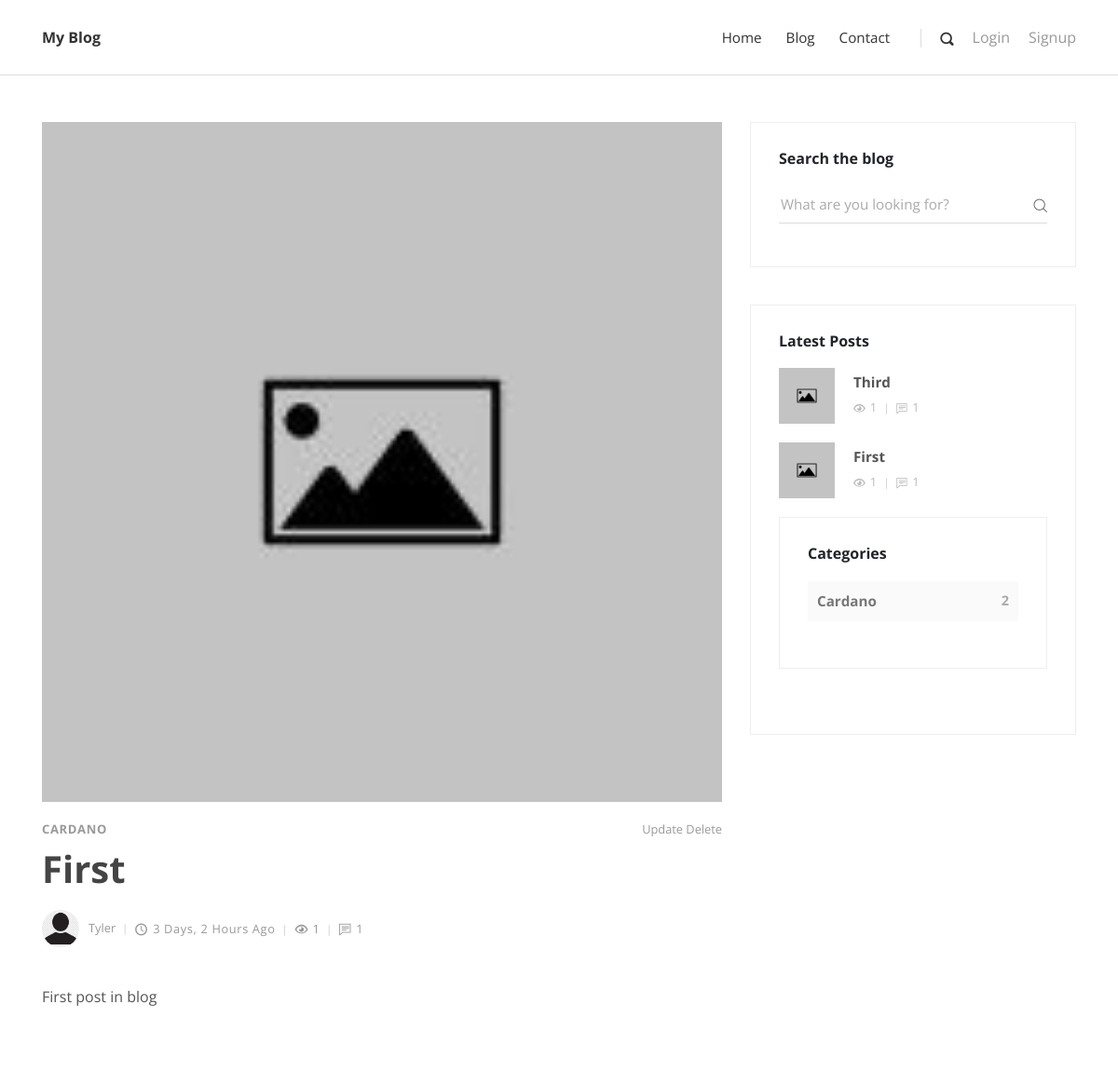
/post/1/ (upper part), run on an earlier commit of the app's database.
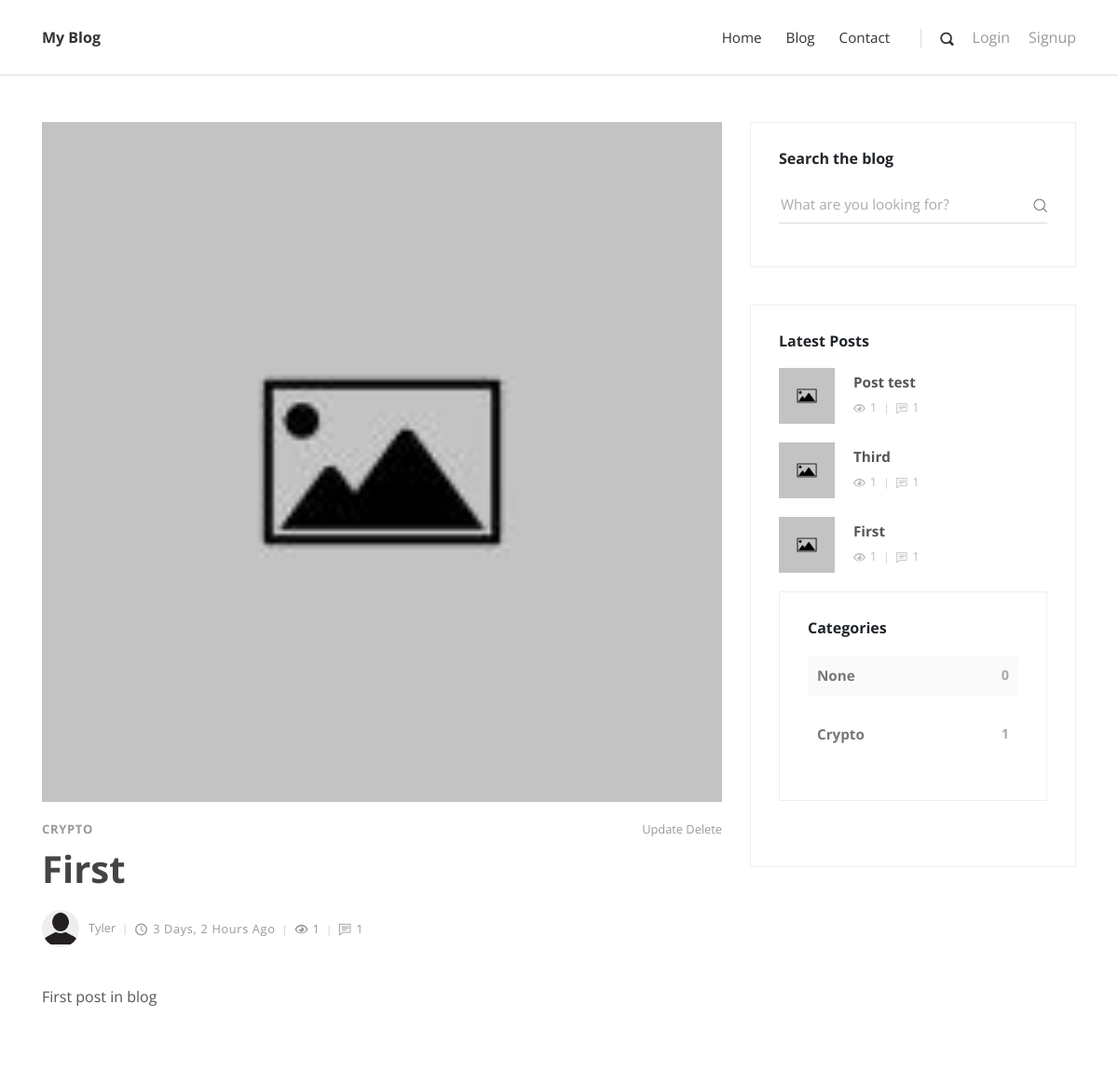
And on a later commit of the database.
### posts/models.py (models this page shows, shortened)
class Category(models.Model):
    title = models.CharField(max_length=20)
    def __str__(self):
        return self.title

class Post(models.Model):
    title = models.CharField(max_length=100)
    overview = models.TextField()
    timestamp = models.DateTimeField(auto_now_add=True)
    content = RichTextUploadingField(blank=True, null=True, config_name='default', external_plugin_resources=[(
        'youtube',
        '/static_in_env/vendor/ckeditor_plugins/youtube/youtube/',
        'plugin.js',
    )])
    author = models.ForeignKey(Author, on_delete=models.CASCADE)
    thumbnail = models.ImageField(default='thumbnail.jpg')
    categories = models.ManyToManyField(Category)
    featured = models.BooleanField(default=False)
    previous_post = models.ForeignKey('self', related_name='previous', on_delete=models.SET_NULL, blank=True, null=True)
    next_post = models.ForeignKey('self', related_name='next', on_delete=models.SET_NULL, blank=True, null=True)
    def get_absolute_url(self):
        return reverse('post_detail', kwargs={'id': self.id})
    @property
    def get_comments(self):
        return self.comments.all().order_by('-timestamp')
    @property
    def comment_count(self):
        return PostView.objects.filter(post=self).count()
    @property
    def view_count(self):
        return PostView.objects.filter(post=self).count()

class Author(models.Model):
    user = models.OneToOneField(User, on_delete=models.CASCADE)
    profile_picture = models.ImageField()

### posts/views.py (the view, shortened to what this page needs)
# urls.py: path('post/<id>/', post, name='post_detail'),
def post(request, id):
    category_count = get_category_count()
    most_recent = Post.objects.order_by('-timestamp')[:3]
    post = get_object_or_404(Post, id=id)
    if request.user.is_authenticated:
        PostView.objects.get_or_create(user=request.user, post=post)
    form = CommentForm(request.POST or None)
    context = {
        'form': form,
        'post': post,
        'most_recent': most_recent,
        'category_count': category_count,
    }
    return render(request, 'post.html', context)

### posts/forms.py
class CommentForm(forms.ModelForm):
    content = forms.CharField(widget=forms.Textarea(attrs={
        'class': 'form-control',
        'placeholder': 'Type your comment',
        'id': 'usercomment',
        'rows': '4'
    }))
    class Meta:
        model = Comment
        fields = ('content',)

### posts/views.py (called while the page is built)
def get_category_count():
    queryset = Post.objects.values('categories__title').annotate(Count('categories'))
    return queryset

### templates/post.html (shortened to what this page needs)
{% extends 'base.html' %}
{% load static %}
{% block content %}
<div class="container">
  <div class="row">
    <main class="post blog-post col-lg-8">
      <div class="container">
        <div class="post-single">
          <div class="post-thumbnail"><img src="{{ post.thumbnail.url }}" alt="..." class="img-fluid"></div>
          <div class="post-details">
            <div class="post-meta d-flex justify-content-between">
              <div class="category">
                  {% for cat in post.categories.all %}
                  <a href="#">{{ cat }}</a>
                  {% endfor %}
              </div>
              <div>
                  <a href="{% url 'post_update' id=post.id %}">Update</a>
                  <a href="{% url 'post_delete' id=post.id %}" onclick="ConfirmDelete()">Delete</a>
              </div>
            </div>
            <h1>{{ post.title }}<a href="#"></a></h1>
            <div class="post-footer d-flex align-items-center flex-column flex-sm-row"><a href="#" class="author d-flex align-items-center flex-wrap">
                <div class="avatar"><img src="{{ post.author.profile_picture.url }}" alt="..." class="img-fluid"></div>
                <div class="title"><span>{{ post.author.user.username }}</span></div></a>
              <div class="d-flex align-items-center flex-wrap">
                <div class="date"><i class="icon-clock"></i>{{ post.timestamp|timesince }} ago</div>
                <div class="views"><i class="icon-eye"></i>{{ post.view_count }}</div>
                <div class="comments meta-last"><i class="icon-comment"></i>{{ post.comment_count }}</div>
              </div>
            </div>
            <div class="post-body">
                {{ post.content | safe }}
            </div>
          </div>
        </div>
      </div>
    </main>
    {% include 'sidebar.html' with most_recent=most_recent category_count=category_count %}
  </div>
</div>
{% endblock content %}

### templates/sidebar.html
        <aside class="col-lg-4">
          <div class="widget search">
            <header>
              <h3 class="h6">Search the blog</h3>
            </header>
            <form action="{% url 'search' %}" class="search-form">
              <div class="form-group">
                <input type="text" name="q" placeholder="What are you looking for?">
                <button type="submit" class="submit"><i class="icon-search"></i></button>
              </div>
            </form>
          </div>
          <div class="widget latest-posts">
            <header>
              <h3 class="h6">Latest Posts</h3>
            </header>
            <div class="blog-posts"><a href="#">
               {% for post in most_recent %}
                <a href="{{ post.get_absolute_url }}">
                    <div class="item d-flex align-items-center">
                      <div class="image"><img src="{{ post.thumbnail.url }}" alt="..." class="img-fluid"></div>
                      <div class="title"><strong>{{ post.title }}</strong>
                        <div class="d-flex align-items-center">
                          <div class="views"><i class="icon-eye"></i>{{ post.view_count }}</div>
                          <div class="comments"><i class="icon-comment"></i>{{ post.comment_count }}</div>
                        </div>
                      </div>
                    </div>
                </a>
               {% endfor %}
            </div>
          <div class="widget categories">
            <header>
              <h3 class="h6">Categories</h3>
            </header>
            {% for cat in category_count %}
            <div class="item d-flex justify-content-between">
                <a href="#">{{ cat.categories__title }}</a><span>{{ cat.categories__count }}</span>
            </div>
            {% endfor %}
            </div>
        </aside>

What changed in the data, as far as the page shows it:
removed Category: title "CARDANO"
added Category: title "CRYPTO"
added Post: thumbnail (picture), title "Post test", view_count "1", comment_count "1"
Also different on the page:
new list line: "None 0"
new list line: "Crypto 1"
list line gone: "Cardano 2"
